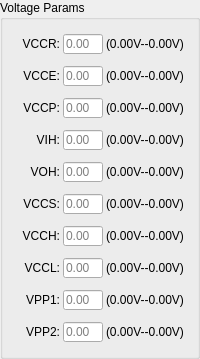
          <widget class="QGroupBox" name="groupBox">
           <property name="title">
            <string>Voltage Params</string>
           </property>
           <layout class="QVBoxLayout" name="verticalLayout_2">
            <item>
             <widget class="QWidget" name="widget_3" native="true">
              <layout class="QHBoxLayout" name="horizontalLayout_3">
               <property name="spacing">
                <number>3</number>
               </property>
               <property name="leftMargin">
                <number>0</number>
               </property>
               <property name="topMargin">
                <number>3</number>
               </property>
               <property name="rightMargin">
                <number>0</number>
               </property>
               <property name="bottomMargin">
                <number>3</number>
               </property>
               <item>
                <widget class="QLabel" name="label">
                 <property name="minimumSize">
                  <size>
                   <width>46</width>
                   <height>17</height>
                  </size>
                 </property>
                 <property name="maximumSize">
                  <size>
                   <width>46</width>
                   <height>17</height>
                  </size>
                 </property>
                 <property name="text">
                  <string>VCCR:</string>
                 </property>
                 <property name="alignment">
                  <set>Qt::AlignRight|Qt::AlignTrailing|Qt::AlignVCenter</set>
                 </property>
                </widget>
               </item>
               <item>
                <widget class="QLineEdit" name="vccrEdit">
                 <property name="minimumSize">
                  <size>
                   <width>40</width>
                   <height>20</height>
                  </size>
                 </property>
                 <property name="maximumSize">
                  <size>
                   <width>40</width>
                   <height>20</height>
                  </size>
                 </property>
                 <property name="inputMask">
                  <string/>
                 </property>
                 <property name="placeholderText">
                  <string>0.00</string>
                 </property>
                </widget>
               </item>
               <item>
                <widget class="QLabel" name="label_2">
                 <property name="maximumSize">
                  <size>
                   <width>104</width>
                   <height>16777215</height>
                  </size>
                 </property>
                 <property name="text">
                  <string>(0.00V--0.00V)</string>
                 </property>
                </widget>
               </item>
              </layout>
             </widget>
            </item>
            <item>
             <widget class="QWidget" name="widget_4" native="true">
              <layout class="QHBoxLayout" name="horizontalLayout_4">
               <property name="spacing">
                <number>3</number>
               </property>
               <property name="leftMargin">
                <number>0</number>
               </property>
               <property name="topMargin">
                <number>3</number>
               </property>
               <property name="rightMargin">
                <number>0</number>
               </property>
               <property name="bottomMargin">
                <number>3</number>
               </property>
               <item>
                <widget class="QLabel" name="label_3">
                 <property name="minimumSize">
                  <size>
                   <width>46</width>
                   <height>17</height>
                  </size>
                 </property>
                 <property name="maximumSize">
                  <size>
                   <width>46</width>
                   <height>17</height>
                  </size>
                 </property>
                 <property name="text">
                  <string>VCCE:</string>
                 </property>
                 <property name="alignment">
                  <set>Qt::AlignRight|Qt::AlignTrailing|Qt::AlignVCenter</set>
                 </property>
                </widget>
               </item>
               <item>
                <widget class="QLineEdit" name="vcceEdit">
                 <property name="minimumSize">
                  <size>
                   <width>40</width>
                   <height>20</height>
                  </size>
                 </property>
                 <property name="maximumSize">
                  <size>
                   <width>40</width>
                   <height>20</height>
                  </size>
                 </property>
                 <property name="placeholderText">
                  <string>0.00</string>
                 </property>
                </widget>
               </item>
               <item>
                <widget class="QLabel" name="label_4">
                 <property name="maximumSize">
                  <size>
                   <width>104</width>
                   <height>16777215</height>
                  </size>
                 </property>
                 <property name="text">
                  <string>(0.00V--0.00V)</string>
                 </property>
                </widget>
               </item>
              </layout>
             </widget>
            </item>
            <item>
             <widget class="QWidget" name="widget_5" native="true">
              <layout class="QHBoxLayout" name="horizontalLayout_5">
               <property name="spacing">
                <number>3</number>
               </property>
               <property name="leftMargin">
                <number>0</number>
               </property>
               <property name="topMargin">
                <number>3</number>
               </property>
               <property name="rightMargin">
                <number>0</number>
               </property>
               <property name="bottomMargin">
                <number>3</number>
               </property>
               <item>
                <widget class="QLabel" name="label_5">
                 <property name="minimumSize">
                  <size>
                   <width>46</width>
                   <height>17</height>
                  </size>
                 </property>
                 <property name="maximumSize">
                  <size>
                   <width>46</width>
                   <height>17</height>
                  </size>
                 </property>
                 <property name="text">
                  <string>VCCP:</string>
                 </property>
                 <property name="alignment">
                  <set>Qt::AlignRight|Qt::AlignTrailing|Qt::AlignVCenter</set>
                 </property>
                </widget>
               </item>
               <item>
                <widget class="QLineEdit" name="vccpEdit">
                 <property name="minimumSize">
                  <size>
                   <width>40</width>
                   <height>20</height>
                  </size>
                 </property>
                 <property name="maximumSize">
                  <size>
                   <width>40</width>
                   <height>20</height>
                  </size>
                 </property>
                 <property name="placeholderText">
                  <string>0.00</string>
                 </property>
                </widget>
               </item>
               <item>
                <widget class="QLabel" name="label_6">
                 <property name="maximumSize">
                  <size>
                   <width>104</width>
                   <height>16777215</height>
                  </size>
                 </property>
                 <property name="text">
                  <string>(0.00V--0.00V)</string>
                 </property>
                </widget>
               </item>
              </layout>
             </widget>
            </item>
            <item>
             <widget class="QWidget" name="widget_6" native="true">
              <layout class="QHBoxLayout" name="horizontalLayout_6">
               <property name="spacing">
                <number>3</number>
               </property>
               <property name="leftMargin">
                <number>0</number>
               </property>
               <property name="topMargin">
                <number>3</number>
               </property>
               <property name="rightMargin">
                <number>0</number>
               </property>
               <property name="bottomMargin">
                <number>3</number>
               </property>
               <item>
                <widget class="QLabel" name="label_7">
                 <property name="minimumSize">
                  <size>
                   <width>46</width>
                   <height>17</height>
                  </size>
                 </property>
                 <property name="maximumSize">
                  <size>
                   <width>46</width>
                   <height>17</height>
                  </size>
                 </property>
                 <property name="text">
                  <string>VIH:</string>
                 </property>
                 <property name="alignment">
                  <set>Qt::AlignRight|Qt::AlignTrailing|Qt::AlignVCenter</set>
                 </property>
                </widget>
               </item>
               <item>
                <widget class="QLineEdit" name="vihEdit">
                 <property name="minimumSize">
                  <size>
                   <width>40</width>
                   <height>20</height>
                  </size>
                 </property>
                 <property name="maximumSize">
                  <size>
                   <width>40</width>
                   <height>20</height>
                  </size>
                 </property>
                 <property name="placeholderText">
                  <string>0.00</string>
                 </property>
                </widget>
               </item>
               <item>
                <widget class="QLabel" name="label_8">
                 <property name="maximumSize">
                  <size>
                   <width>104</width>
                   <height>16777215</height>
                  </size>
                 </property>
                 <property name="text">
                  <string>(0.00V--0.00V)</string>
                 </property>
                </widget>
               </item>
              </layout>
             </widget>
            </item>
            <item>
             <widget class="QWidget" name="widget_7" native="true">
              <layout class="QHBoxLayout" name="horizontalLayout_7">
               <property name="spacing">
                <number>3</number>
               </property>
               <property name="leftMargin">
                <number>0</number>
               </property>
               <property name="topMargin">
                <number>3</number>
               </property>
               <property name="rightMargin">
                <number>0</number>
               </property>
               <property name="bottomMargin">
                <number>3</number>
               </property>
               <item>
                <widget class="QLabel" name="label_9">
                 <property name="minimumSize">
                  <size>
                   <width>46</width>
                   <height>17</height>
                  </size>
                 </property>
                 <property name="maximumSize">
                  <size>
                   <width>46</width>
                   <height>17</height>
                  </size>
                 </property>
                 <property name="text">
                  <string>VOH:</string>
                 </property>
                 <property name="alignment">
                  <set>Qt::AlignRight|Qt::AlignTrailing|Qt::AlignVCenter</set>
                 </property>
                </widget>
               </item>
               <item>
                <widget class="QLineEdit" name="vohEdit">
                 <property name="minimumSize">
                  <size>
                   <width>40</width>
                   <height>20</height>
                  </size>
                 </property>
                 <property name="maximumSize">
                  <size>
                   <width>40</width>
                   <height>20</height>
                  </size>
                 </property>
                 <property name="placeholderText">
                  <string>0.00</string>
                 </property>
                </widget>
               </item>
               <item>
                <widget class="QLabel" name="label_10">
                 <property name="maximumSize">
                  <size>
                   <width>104</width>
                   <height>16777215</height>
                  </size>
                 </property>
                 <property name="text">
                  <string>(0.00V--0.00V)</string>
                 </property>
                </widget>
               </item>
              </layout>
             </widget>
            </item>
            <item>
             <widget class="QWidget" name="widget_8" native="true">
              <layout class="QHBoxLayout" name="horizontalLayout_8">
               <property name="spacing">
                <number>3</number>
               </property>
               <property name="leftMargin">
                <number>0</number>
               </property>
               <property name="topMargin">
                <number>3</number>
               </property>
               <property name="rightMargin">
                <number>0</number>
               </property>
               <property name="bottomMargin">
                <number>3</number>
               </property>
               <item>
                <widget class="QLabel" name="label_11">
                 <property name="minimumSize">
                  <size>
                   <width>46</width>
                   <height>17</height>
                  </size>
                 </property>
                 <property name="maximumSize">
                  <size>
                   <width>46</width>
                   <height>17</height>
                  </size>
                 </property>
                 <property name="text">
                  <string>VCCS:</string>
                 </property>
                 <property name="alignment">
                  <set>Qt::AlignRight|Qt::AlignTrailing|Qt::AlignVCenter</set>
                 </property>
                </widget>
               </item>
               <item>
                <widget class="QLineEdit" name="vccsEdit">
                 <property name="minimumSize">
                  <size>
                   <width>40</width>
                   <height>20</height>
                  </size>
                 </property>
                 <property name="maximumSize">
                  <size>
                   <width>40</width>
                   <height>20</height>
                  </size>
                 </property>
                 <property name="placeholderText">
                  <string>0.00</string>
                 </property>
                </widget>
               </item>
               <item>
                <widget class="QLabel" name="label_12">
                 <property name="maximumSize">
                  <size>
                   <width>104</width>
                   <height>16777215</height>
                  </size>
                 </property>
                 <property name="text">
                  <string>(0.00V--0.00V)</string>
                 </property>
                </widget>
               </item>
              </layout>
             </widget>
            </item>
            <item>
             <widget class="QWidget" name="widget_9" native="true">
              <layout class="QHBoxLayout" name="horizontalLayout_9">
               <property name="spacing">
                <number>3</number>
               </property>
               <property name="leftMargin">
                <number>0</number>
               </property>
               <property name="topMargin">
                <number>3</number>
               </property>
               <property name="rightMargin">
                <number>0</number>
               </property>
               <property name="bottomMargin">
                <number>3</number>
               </property>
               <item>
                <widget class="QLabel" name="label_13">
                 <property name="minimumSize">
                  <size>
                   <width>46</width>
                   <height>17</height>
                  </size>
                 </property>
                 <property name="maximumSize">
                  <size>
                   <width>46</width>
                   <height>17</height>
                  </size>
                 </property>
                 <property name="text">
                  <string>VCCH:</string>
                 </property>
                 <property name="alignment">
                  <set>Qt::AlignRight|Qt::AlignTrailing|Qt::AlignVCenter</set>
                 </property>
                </widget>
               </item>
               <item>
                <widget class="QLineEdit" name="vcchEdit">
                 <property name="minimumSize">
                  <size>
                   <width>40</width>
                   <height>20</height>
                  </size>
                 </property>
                 <property name="maximumSize">
                  <size>
                   <width>40</width>
                   <height>20</height>
                  </size>
                 </property>
                 <property name="placeholderText">
                  <string>0.00</string>
                 </property>
                </widget>
               </item>
               <item>
                <widget class="QLabel" name="label_14">
                 <property name="maximumSize">
                  <size>
                   <width>104</width>
                   <height>16777215</height>
                  </size>
                 </property>
                 <property name="text">
                  <string>(0.00V--0.00V)</string>
                 </property>
                </widget>
               </item>
              </layout>
             </widget>
            </item>
            <item>
             <widget class="QWidget" name="widget_10" native="true">
              <layout class="QHBoxLayout" name="horizontalLayout_10">
               <property name="spacing">
                <number>3</number>
               </property>
               <property name="leftMargin">
                <number>0</number>
               </property>
               <property name="topMargin">
                <number>3</number>
               </property>
               <property name="rightMargin">
                <number>0</number>
               </property>
               <property name="bottomMargin">
                <number>3</number>
               </property>
               <item>
                <widget class="QLabel" name="label_15">
                 <property name="minimumSize">
                  <size>
                   <width>46</width>
                   <height>17</height>
                  </size>
                 </property>
                 <property name="maximumSize">
                  <size>
                   <width>46</width>
                   <height>17</height>
                  </size>
                 </property>
                 <property name="text">
                  <string>VCCL:</string>
                 </property>
                 <property name="alignment">
                  <set>Qt::AlignRight|Qt::AlignTrailing|Qt::AlignVCenter</set>
                 </property>
                </widget>
               </item>
               <item>
                <widget class="QLineEdit" name="vcclEdit">
                 <property name="minimumSize">
                  <size>
                   <width>40</width>
                   <height>20</height>
                  </size>
                 </property>
                 <property name="maximumSize">
                  <size>
                   <width>40</width>
                   <height>20</height>
                  </size>
                 </property>
                 <property name="placeholderText">
                  <string>0.00</string>
                 </property>
                </widget>
               </item>
               <item>
                <widget class="QLabel" name="label_16">
                 <property name="maximumSize">
                  <size>
                   <width>104</width>
                   <height>16777215</height>
                  </size>
                 </property>
                 <property name="text">
                  <string>(0.00V--0.00V)</string>
                 </property>
                </widget>
               </item>
              </layout>
             </widget>
            </item>
            <item>
             <widget class="QWidget" name="widget_11" native="true">
              <layout class="QHBoxLayout" name="horizontalLayout_11">
               <property name="spacing">
                <number>3</number>
               </property>
               <property name="leftMargin">
                <number>0</number>
               </property>
               <property name="topMargin">
                <number>3</number>
               </property>
               <property name="rightMargin">
                <number>0</number>
               </property>
               <property name="bottomMargin">
                <number>3</number>
               </property>
               <item>
                <widget class="QLabel" name="label_17">
                 <property name="minimumSize">
                  <size>
                   <width>46</width>
                   <height>17</height>
                  </size>
                 </property>
                 <property name="maximumSize">
                  <size>
                   <width>46</width>
                   <height>17</height>
                  </size>
                 </property>
                 <property name="text">
                  <string>VPP1:</string>
                 </property>
                 <property name="alignment">
                  <set>Qt::AlignRight|Qt::AlignTrailing|Qt::AlignVCenter</set>
                 </property>
                </widget>
               </item>
               <item>
                <widget class="QLineEdit" name="vpp1Edit">
                 <property name="minimumSize">
                  <size>
                   <width>40</width>
                   <height>20</height>
                  </size>
                 </property>
                 <property name="maximumSize">
                  <size>
                   <width>40</width>
                   <height>20</height>
                  </size>
                 </property>
                 <property name="placeholderText">
                  <string>0.00</string>
                 </property>
                </widget>
               </item>
               <item>
                <widget class="QLabel" name="label_18">
                 <property name="maximumSize">
                  <size>
                   <width>104</width>
                   <height>16777215</height>
                  </size>
                 </property>
                 <property name="text">
                  <string>(0.00V--0.00V)</string>
                 </property>
                </widget>
               </item>
              </layout>
             </widget>
            </item>
            <item>
             <widget class="QWidget" name="widget_12" native="true">
              <layout class="QHBoxLayout" name="horizontalLayout_12">
               <property name="spacing">
                <number>3</number>
               </property>
               <property name="leftMargin">
                <number>0</number>
               </property>
               <property name="topMargin">
                <number>3</number>
               </property>
               <property name="rightMargin">
                <number>0</number>
               </property>
               <property name="bottomMargin">
                <number>3</number>
               </property>
               <item>
                <widget class="QLabel" name="label_19">
                 <property name="minimumSize">
                  <size>
                   <width>46</width>
                   <height>17</height>
                  </size>
                 </property>
                 <property name="maximumSize">
                  <size>
                   <width>46</width>
                   <height>17</height>
                  </size>
                 </property>
                 <property name="text">
                  <string>VPP2:</string>
                 </property>
                 <property name="alignment">
                  <set>Qt::AlignRight|Qt::AlignTrailing|Qt::AlignVCenter</set>
                 </property>
                </widget>
               </item>
               <item>
                <widget class="QLineEdit" name="vpp2Edit">
                 <property name="minimumSize">
                  <size>
                   <width>40</width>
                   <height>20</height>
                  </size>
                 </property>
                 <property name="maximumSize">
                  <size>
                   <width>40</width>
                   <height>20</height>
                  </size>
                 </property>
                 <property name="placeholderText">
                  <string>0.00</string>
                 </property>
                </widget>
               </item>
               <item>
                <widget class="QLabel" name="label_20">
                 <property name="maximumSize">
                  <size>
                   <width>104</width>
                   <height>16777215</height>
                  </size>
                 </property>
                 <property name="text">
                  <string>(0.00V--0.00V)</string>
                 </property>
                </widget>
               </item>
              </layout>
             </widget>
            </item>
           </layout>
          </widget>
